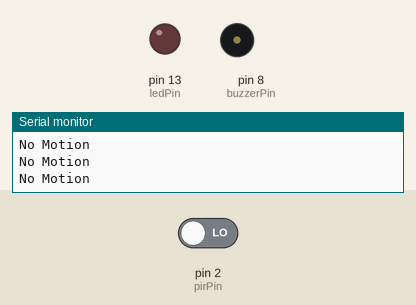
Recording of a sketch running on a simulated Arduino Mega 2560, built with avr-gcc and run on an emulated ATmega2560. Parts: output pins drawn as LEDs (lit = HIGH), buzzer (waves = sounding, pin HIGH), the last lines printed to the serial monitor. Inputs (shaded band) come from the test bench; at power-on: pin 2 (pirPin) LOW.

Above: at 1.8 s.
1.9 s: pin 2 (pirPin) driven HIGH
At 2.9 s:
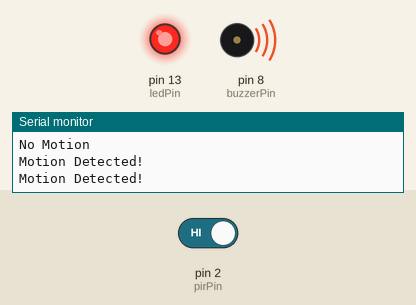
3.5 s: pin 2 (pirPin) driven LOW
At 4.0 s:
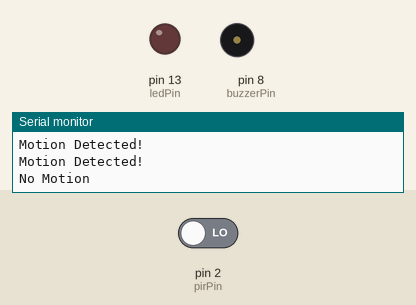
Timing chart, 0 to 6.5 s (numbered marks = the images above; inputs shaded):
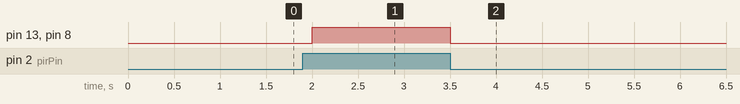

The sketch:

sketch.ino
```cpp
int pirPin = 2;
int ledPin = 13;
int buzzerPin = 8;
int motionState = 0;

void setup() {
  pinMode(pirPin, INPUT);
  pinMode(ledPin, OUTPUT);
  pinMode(buzzerPin, OUTPUT);
  Serial.begin(9600);
}

void loop() {
  motionState = digitalRead(pirPin);

  if (motionState == HIGH) {
    digitalWrite(ledPin, HIGH);
    digitalWrite(buzzerPin, HIGH); // Buzzer ON
    Serial.println("Motion Detected!");
  }
  else {
    digitalWrite(ledPin, LOW);
    digitalWrite(buzzerPin, LOW); // Buzzer OFF
    Serial.println("No Motion");
  }

  delay(500);
}
```

Measured:
- after the input at 1.9 s, pin 13 (ledPin), pin 8 (buzzerPin): LOW → HIGH after 0.10 s
- after the input at 3.5 s, pin 13 (ledPin), pin 8 (buzzerPin): HIGH → LOW at once
